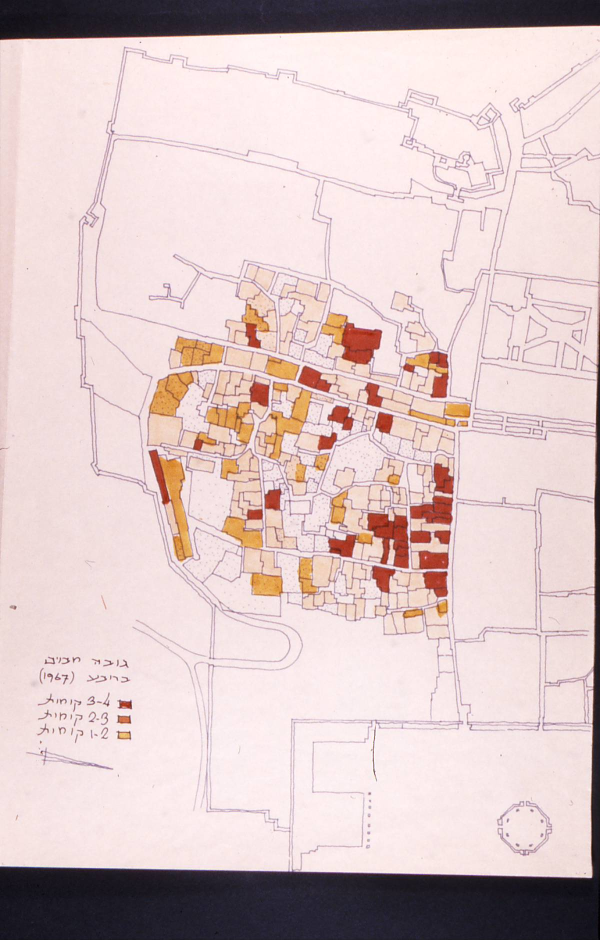
#> input picture scans/Jewish Quarter Jerusalem0013.JPG, 1200 x 1879 px (shown at 1/2 size); its folder holds 4 pictures in this run; the run also reads 1 picture not shown here
$ python separate.py
#> lines starting #> are read from the running program, lines starting #| are printed output that depends on the picture; after the words box and inside, x2 and y2 are one past the last pixel; in counts of white or black regions, pixels touching at a corner belong together
import cv2, numpy as np
import os
SRC=os.path.join(os.path.dirname(os.path.dirname(os.path.abspath(__file__))),"scans")
def load(num): return cv2.cvtColor(cv2.imread(f"{SRC}/Jewish Quarter Jerusalem{num}.JPG"),cv2.COLOR_BGR2RGB)
def paper_mask(rgb):
    g=rgb.mean(2); m=(g>60).astype(np.uint8)
    n,lab,st,_=cv2.connectedComponentsWithStats(m); i=1+np.argmax(st[1:,cv2.CC_STAT_AREA])
    m=(lab==i).astype(np.uint8)
    # fill holes (solid dark marker blocks are darker than the slide border threshold)
    inv=(1-m).astype(np.uint8); n2,lab2,st2,_=cv2.connectedComponentsWithStats(inv)
    h,w=m.shape
    for j in range(1,n2):
        x,y,ww,hh=st2[j,cv2.CC_STAT_LEFT],st2[j,cv2.CC_STAT_TOP],st2[j,cv2.CC_STAT_WIDTH],st2[j,cv2.CC_STAT_HEIGHT]
        if x>0 and y>0 and x+ww<w and y+hh<h: m[lab2==j]=1      # component not touching the image border = hole
    return cv2.erode(m,np.ones((9,9),np.uint8)).astype(bool)
def illumination(rgb,pm):
    f=rgb.astype(np.float32); hsv=cv2.cvtColor(rgb,cv2.COLOR_RGB2HSV)
    paperish=pm&(hsv[...,1]<40)&(hsv[...,2]>140); out=np.zeros_like(f)
    for c in range(3):
        ch=f[...,c].copy(); ch[~paperish]=np.nan
        small=cv2.resize(ch,(60,int(60*ch.shape[0]/ch.shape[1])),interpolation=cv2.INTER_AREA)
        small[np.isnan(small)]=np.nanmedian(small)
        for _ in range(3): small=cv2.blur(small,(9,9))
        out[...,c]=cv2.resize(small,(ch.shape[1],ch.shape[0]),interpolation=cv2.INTER_CUBIC)
    return out
DEBUG={}
def hexrgb(h): return np.array([int(h[i:i+2],16) for i in (1,3,5)],np.float32)/255
def feats(h,s,v):
    hr=np.radians(h); return np.stack([np.cos(hr)*1.4,np.sin(hr)*1.4,v*1.2,s*0.5],-1)
def kmeans(F,C,C0=None,drift=None,iters=12,minfrac=0.003):
    for _ in range(iters):
        lab=np.argmin(((F[:,None,:]-C[None,:,:])**2).sum(2),1)
        for i in range(len(C)):
            m=lab==i
            if m.sum()>minfrac*len(lab):
                nc=F[m].mean(0)
                if drift is None or np.linalg.norm(nc-C0[i])<drift: C[i]=nc
    return C,lab
# [12 lines left out: function meanshift, not called in this run]
def separate(num, classes, legend_box=None, ink_thr=0.12, fill_base_handicap=0.5, wash_sat=0.10, thick_k=5, fill_k=15, thin_sat=0.35, seed_drift=0.60, smooth_k=9, line_base_handicap=0.35, min_area_fill=80, min_area_line=40, thick_from_dark=None):
    """classes: list of (name, hex, kind) kind in {'fill','line'}.  Returns (layers dict, fitted colours)."""
    rgb=load(num); pm=paper_mask(rgb); P=illumination(rgb,pm)
    N=np.clip(rgb.astype(np.float32)/np.maximum(P,1),0,1)
    lum=0.299*N[...,0]+0.587*N[...,1]+0.114*N[...,2]
    hsv=cv2.cvtColor((N*255).astype(np.uint8),cv2.COLOR_RGB2HSV).astype(np.float32)
    H=hsv[...,0]*2; S=hsv[...,1]/255; V=hsv[...,2]/255
    density=np.clip((1-lum)*1.6+S*0.6,0,1); density[~pm]=0
    ink=density>ink_thr; ink8=ink.astype(np.uint8)
    src8=ink8 if thick_from_dark is None else (ink&(V<thick_from_dark)).astype(np.uint8)   # width measured on solid-dark strokes only
    thick=cv2.morphologyEx(src8,cv2.MORPH_OPEN,np.ones((thick_k,thick_k),np.uint8)).astype(bool)
    fillish=cv2.morphologyEx(src8,cv2.MORPH_OPEN,np.ones((fill_k,fill_k),np.uint8)).astype(bool)
    thin=ink&~thick; lineish=thick&~fillish
    F=feats(H,S,V)
    # linework colours (he used more than one pen): 3 clusters of the thin strokes
    tv=thin&(V<0.85); ty,tx=np.nonzero(tv); ti=np.random.default_rng(1).choice(len(ty),min(40000,len(ty)),replace=False); Ft=F[ty[ti],tx[ti]]
    Cb=Ft[np.random.default_rng(2).choice(len(Ft),3,replace=False)].copy(); Cb,lb=kmeans(Ft,Cb,iters=15)
    Cb=Cb[np.array([(lb==i).sum() for i in range(3)])>0.05*len(lb)]
    bhues=np.degrees(np.arctan2(Cb[:,1],Cb[:,0]))%360
    names=[c[0] for c in classes]; kinds=[c[2] for c in classes]
    cols=np.array([hexrgb(c[1]) for c in classes]); chsv=cv2.cvtColor((cols[None]*255).astype(np.uint8),cv2.COLOR_RGB2HSV)[0].astype(np.float32)
    C=feats(chsv[:,0]*2,chsv[:,1]/255,chsv[:,2]/255); C0=C.copy()
    wash=thick&(S<wash_sat); cand=thick&~wash
    fill_ids=[i for i,k in enumerate(kinds) if k=='fill']; line_ids=[i for i,k in enumerate(kinds) if k=='line']
    both=bool(fill_ids) and bool(line_ids)
    lab=np.full(ink.shape,-1,np.int32)
    def classify(mask, ids, refine, base_handicap=1.0, penal=None, refine_ids=None):
        if not mask.any() or not ids: return
        rid=refine_ids if refine_ids is not None else ids
        if refine and rid:
            core=cv2.erode(mask.astype(np.uint8),np.ones((7,7),np.uint8)).astype(bool)
            if core.sum()<2000: core=mask
            ys,xs=np.nonzero(core); idx=np.random.default_rng(0).choice(len(ys),min(80000,len(ys)),replace=False)
            Fc=F[ys[idx],xs[idx]]
            # refine only the classes of this kind, but let the others (fixed) keep their share of pixels
            allC=C[ids].copy(); fixed=[i for i,g in enumerate(ids) if g not in rid]
            for _ in range(20):
                l=np.argmin(((Fc[:,None,:]-allC[None,:,:])**2).sum(2),1)
                for j,g in enumerate(ids):
                    if j in fixed: continue
                    m=l==j
                    if m.sum()>0.003*len(l):
                        nc=Fc[m].mean(0)
                        if np.linalg.norm(nc-C0[g])<seed_drift: allC[j]=nc
            for j,g in enumerate(ids):
                if j not in fixed: C[g]=allC[j]
        sub=C[ids]
        Fm=F[mask]; dc=((Fm[:,None,:]-sub[None,:,:])**2).sum(2)
        if penal is not None: dc=dc*np.array(penal)[None,:]
        db=((Fm[:,None,:]-Cb[None,:,:])**2).sum(2).min(1)
        l=np.array(ids)[np.argmin(dc,1)]; l=np.where(db<base_handicap*dc.min(1),-1,l); lab[mask]=l
    if both:
        # wide structures: fill classes preferred, line classes allowed with a penalty (very thick dashes / outlines)
        classify(cand&fillish, fill_ids+line_ids, True, base_handicap=fill_base_handicap, penal=[1.0]*len(fill_ids)+[1.8]*len(line_ids), refine_ids=fill_ids)
        # narrow structures: line classes preferred, fill classes allowed with a penalty (small parcels)
        classify(cand&lineish, line_ids+fill_ids, True, base_handicap=line_base_handicap, penal=[1.0]*len(line_ids)+[1.8]*len(fill_ids), refine_ids=line_ids)
    else:
        classify(cand, list(range(len(classes))), True, base_handicap=fill_base_handicap)
    # majority vote among fill-ish pixels: rims where marker overlaps ink take their parcel's class
    for reg,K in ((cand&fillish,int(smooth_k)),(cand&~fillish,max(3,int(smooth_k)-2))):
        if K>1 and reg.any():
            votes=np.stack([cv2.boxFilter(((lab==i)&reg).astype(np.float32),-1,(K,K),normalize=False) for i in range(-1,len(classes))],-1)
            maj=np.argmax(votes,axis=2)-1; lab=np.where(reg,maj,lab)
    # thin strokes: base unless clearly a marker colour far from every linework hue
    hd=np.min(np.abs(((H[...,None]-bhues[None,None,:])+180)%360-180),axis=2)
    tc=thin&(S>thin_sat)&(hd>50)
    if tc.any():
        ids=line_ids if both else list(range(len(classes)))
        if ids:
            d=((F[tc][:,None,:]-C[ids][None,:,:])**2).sum(2); lab[tc]=np.array(ids)[np.argmin(d,1)]
    DEBUG.update(dict(ink=ink,thick=thick,fillish=fillish,thin=thin,wash=wash,cand=cand,lab=lab.copy(),C=C.copy(),Cb=Cb.copy(),H=H,S=S,V=V,names=names))
    a=(density*255).astype(np.uint8); keep=np.ones(ink.shape,bool)
    if legend_box is not None: x0,y0,x1,y1=legend_box; keep[y0:y1,x0:x1]=False
    out={}
    for i,nm in enumerate(names):
        m=(lab==i)&keep; m=cv2.morphologyEx(m.astype(np.uint8),cv2.MORPH_OPEN,np.ones((2,2),np.uint8))
        n,cc,st,_=cv2.connectedComponentsWithStats(m,connectivity=8); minA=min_area_fill if kinds[i]=='fill' else min_area_line
        small=np.nonzero(st[:,cv2.CC_STAT_AREA]<minA)[0]; m=m.astype(bool)&~np.isin(cc,small)
        layer=np.zeros((*rgb.shape[:2],4),np.uint8); layer[...,:3]=rgb; layer[...,3]=np.where(m,a,0); out[nm]=layer
    m=ink&(lab<0)&keep; layer=np.zeros((*rgb.shape[:2],4),np.uint8); layer[...,:3]=rgb; layer[...,3]=np.where(m,a,0); out['base']=layer
    tone=np.median(P[pm].reshape(-1,3),0)
    scan=np.zeros((*rgb.shape[:2],4),np.uint8); scan[...,:3]=np.clip(N*tone,0,255).astype(np.uint8); scan[...,3]=np.where(pm,255,0); out['scan']=scan
    fitted={}
    for i,nm in enumerate(names):
        h=np.degrees(np.arctan2(C[i,1],C[i,0]))%360; v=np.clip(C[i,2]/1.2,0,1); s=np.clip(C[i,3]/0.5,0,1)
        r=cv2.cvtColor(np.uint8([[[h/2,s*255,v*255]]]),cv2.COLOR_HSV2RGB)[0,0]; fitted[nm]='#%02x%02x%02x'%tuple(int(x) for x in r)
    return out, fitted
def contact(out,path,cols=4,w=400):
    tiles=[]
    for k,v in out.items():
        im=np.full((*v.shape[:2],3),255,np.uint8); al=v[...,3:4]/255.0
        im=(v[...,:3]*al+im*(1-al)).astype(np.uint8); im=cv2.resize(im,(w,int(w*im.shape[0]/im.shape[1])))
        cv2.putText(im,k,(10,30),cv2.FONT_HERSHEY_SIMPLEX,1,(0,0,0),2); tiles.append(im)
    rows=[np.hstack(tiles[i:i+cols]) for i in range(0,len(tiles),cols)]
    W=max(r.shape[1] for r in rows); rows=[np.pad(r,((0,0),(0,W-r.shape[1]),(0,0)),constant_values=255) for r in rows]
    cv2.imwrite(path,cv2.cvtColor(np.vstack(rows),cv2.COLOR_RGB2BGR))
if __name__=='__main__':
    out,f=separate("0013",[("h34","#aa3d26","fill"),("h23","#cc6d45","fill"),("h12","#e9bc6f","fill")]); print(f); contact(out,'sep_0013.png',cols=5,w=320)
#> in paper_mask, `m = (g > 60).astype(np.uint8)`:
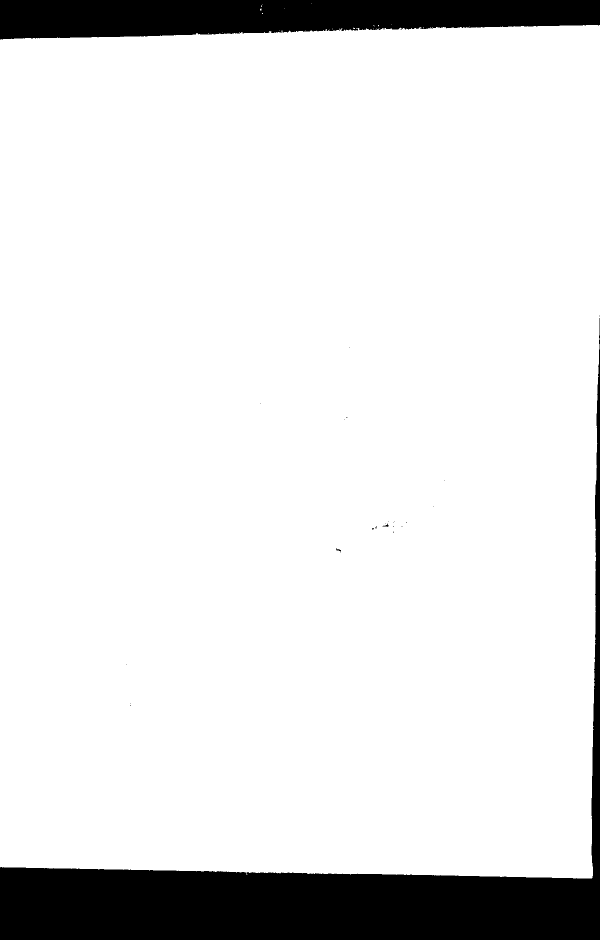
#> m: shape (1879, 1200) (shown at 1/2 size); values 0 (black) and 1 (white), 89% white; 24 black regions (20 under 20 px), largest, box (x1, y1, x2, y2) and area: (0, 636, 1200, 1879) 170703, (0, 0, 1200, 79) 76269, (765, 1047, 777, 1054) 31, (672, 1097, 682, 1105) 29
#> in paper_mask, `n, lab, st, _ = cv2.connectedComponentsWithStats(m)`:
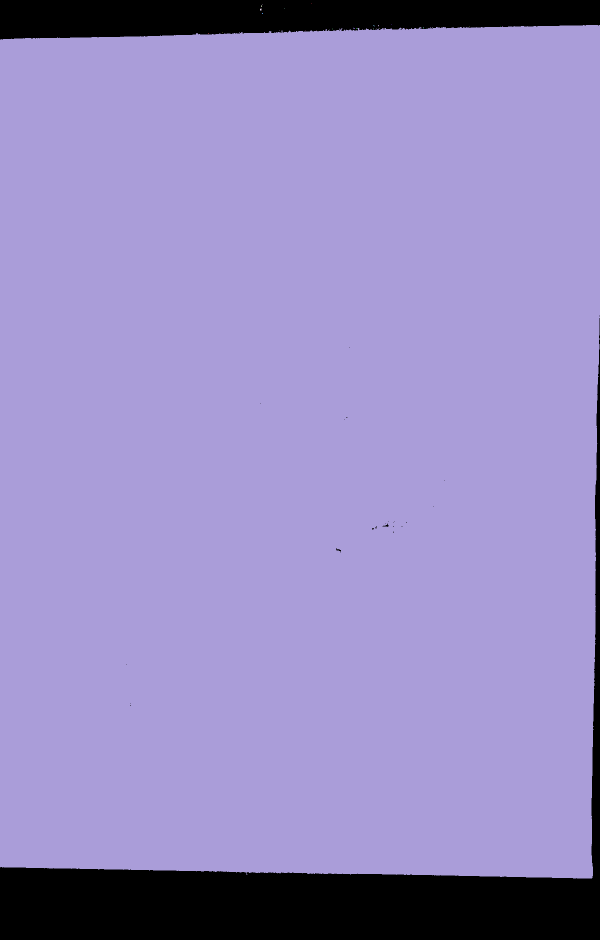
#> lab: shape (1879, 1200) int32 (shown at 1/2 size); 28 distinct labels, from 0 to 27; one colour per label, 0 black
#> in paper_mask, `n, lab, st, _ = cv2.connectedComponentsWithStats(m)`: n = 28; st = 28 rows, first 6: [0, 0, 1200, 1879, 247078], [622, 7, 1, 1, 1], [525, 8, 1, 1, 1], [522, 11, 2, 3, 5], [520, 17, 3, 4, 11], [568, 16, 1, 1, 1]
#> in paper_mask, `i = 1 + np.argmax(st[1:, cv2.CC_STAT_AREA])`: i = 10
#> in paper_mask, `n2, lab2, st2, _ = cv2.connectedComponentsWithStats(inv)`:
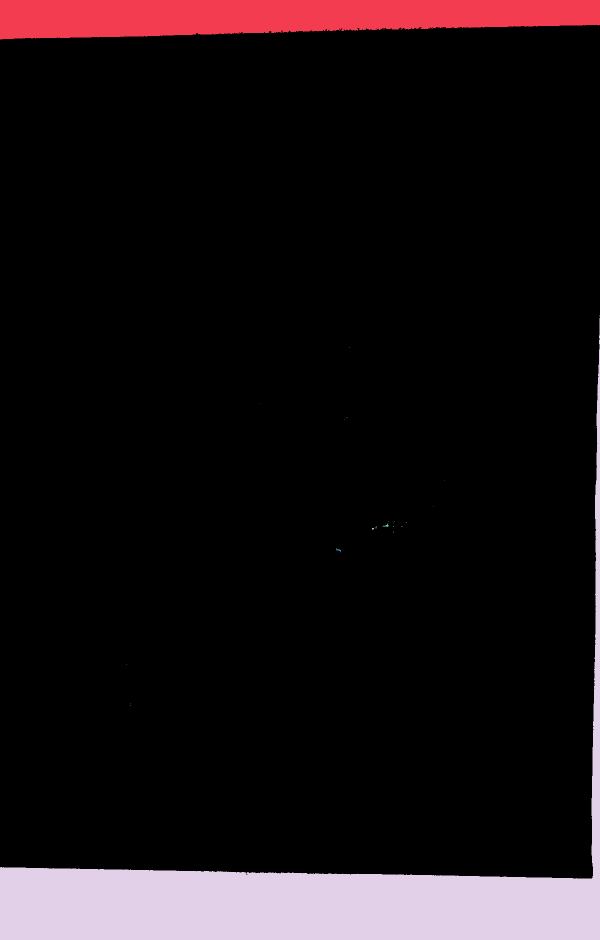
#> lab2: shape (1879, 1200) int32 (shown at 1/2 size); 25 distinct labels, from 0 to 24; one colour per label, 0 black
#> in paper_mask, `n2, lab2, st2, _ = cv2.connectedComponentsWithStats(inv)`: n2 = 25; st2 = 25 rows, first 6: [0, 50, 1200, 1707, 2007658], [0, 0, 1200, 79, 76333], [857, 57, 2, 1, 2], [1199, 631, 1, 2, 2], [0, 636, 1200, 1243, 170703], [698, 694, 1, 1, 1]
#> the loop in paper_mask, `for j in range(1,n2):` made 24 passes
#> (x, y, ww, hh) on passes 1 to 8: (0, 0, 1200, 79), (857, 57, 2, 1), (1199, 631, 1, 2), (0, 636, 1200, 1243), (698, 694, 1, 1), (520, 807, 1, 1), (693, 834, 2, 2), (688, 839, 1, 1)
#> after the loop in illumination, `for c in range(3):`:
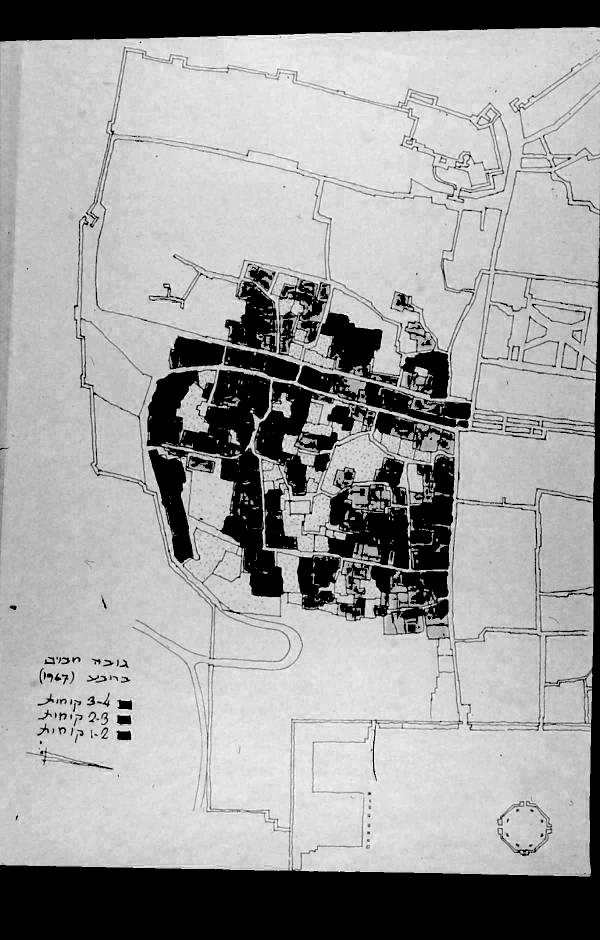
#> ch: shape (1879, 1200) float32 (shown at 1/2 size); 20.57% of the values are NaN or infinite; the others: min 121, max 255, mean 226.5; drawn with min black, max white, NaN and infinite black
#> in separate, `Cb = Ft[np.random.default_rng(2).choice(len(Ft), 3, replace=False)].co`: Cb = [[0.614, -1.26, 0.894, 0.0392], [1.07, -0.9, 1.02, 0.0275], [0.569, -1.28, 0.805, 0.0294]]
#> after the loop in kmeans, `for _ in range(iters):`: C = [[0.99, -0.959, 0.936, 0.0304], [1.33, -0.219, 0.918, 0.0373], [0.258, -1.33, 0.954, 0.0294]]
#> in separate, `Cb, lb = kmeans(Ft, Cb, iters=15)`: Cb has the same summary as C in kmeans
#> in separate, `bhues=np.degrees(np.arctan2(Cb[:,1],Cb[:,0]))%360`: bhues = [315.9, 350.6, 281]
#> after the loop in classify, `for _ in range(20):`: allC = [[1.38, 0.219, 0.825, 0.341], [1.24, 0.642, 1.01, 0.202], [1.11, 0.852, 1.12, 0.228]]
#> after the loop in classify, `for j,g in enumerate(ids):`: C has the same summary as allC
#> in classify, `sub=C[ids]`: sub has the same summary as allC
#> the loop in separate, `for reg,K in ((cand&fillish,int(smooth_k)),(cand&~fillish,max(3,int(sm..` made 2 passes
#> K on passes 1 to 2: 9, 7
#> pass 1, in separate, `maj = np.argmax(votes, axis=2) - 1`:
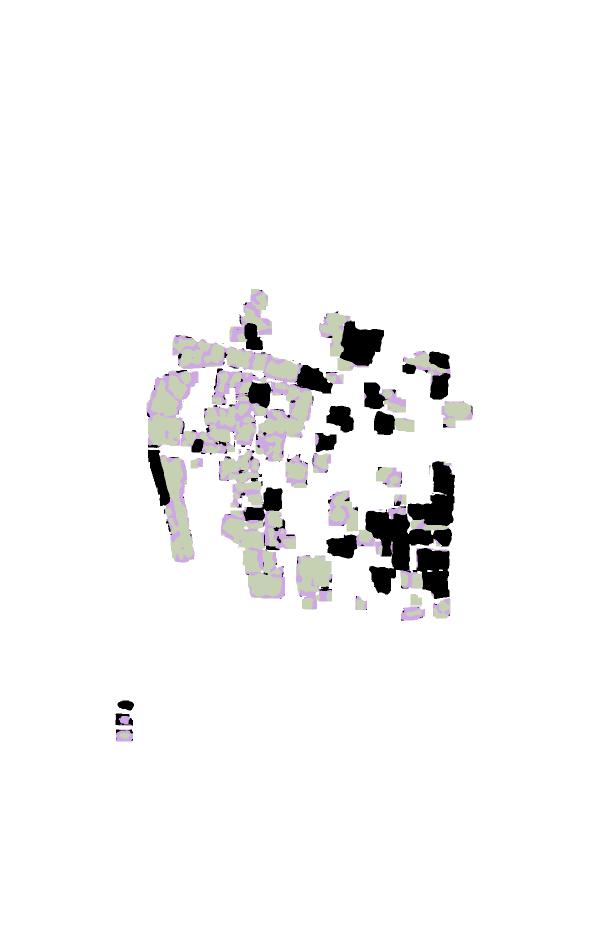
#> maj: shape (1879, 1200) int64 (shown at 1/2 size); 4 distinct labels, from -1 to 2; one colour per label, 0 black, -1 white
#> after the loop in separate, `for reg,K in ((cand&fillish,int(smooth_k)),(cand&~fillish,max(3,int(sm..`:
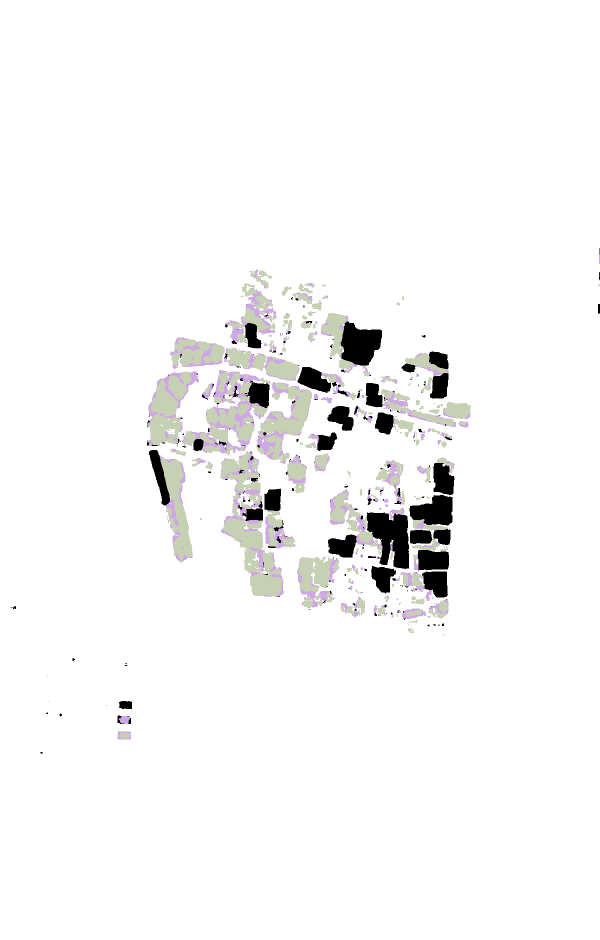
#> lab: shape (1879, 1200) int64 (shown at 1/2 size); 4 distinct labels, from -1 to 2; one colour per label, 0 black, -1 white
#> in separate, `tc=thin&(S>thin_sat)&(hd>50)`:
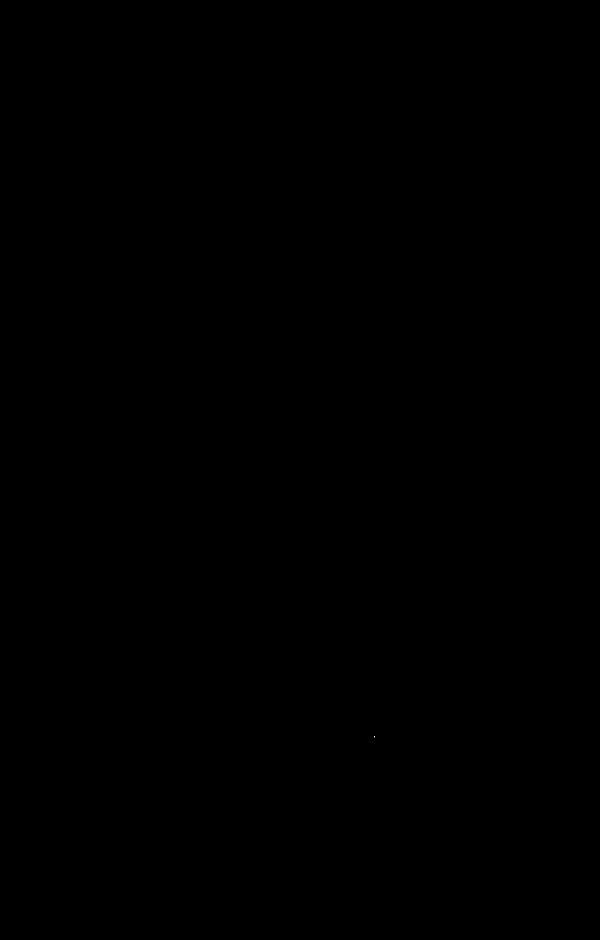
#> tc: shape (1879, 1200) bool (shown at 1/2 size); 0% white in thin lines or dots, all inside (x1, y1, x2, y2) = (749, 1472, 750, 1475)
#> in separate, `d = ((F[tc][:, None, :] - C[ids][None, :, :]) ** 2).sum(2)`: d = [[0.792, 0.452, 0.477], [0.903, 0.464, 0.428], [0.794, 0.363, 0.338]]
#> the loop in separate, `for i,nm in enumerate(names):` made 3 passes
#> n on passes 1 to 3: 170, 394, 217
#> after the loop in separate, `for i,nm in enumerate(names):`: out = 3 items
#> in separate, `tone=np.median(P[pm].reshape(-1,3),0)`: tone = [246.3, 228.1, 228.8]
#> the loop in separate, `for i,nm in enumerate(names):` made 3 passes
#> (h, v, s, r) on passes 1 to 3: (9, 0.688, 0.683, [175, 72, 56]), (27.4, 0.844, 0.403, [215, 166, 129]), (37.56, 0.937, 0.456, [238, 195, 130])
#> after the loop in separate, `for i,nm in enumerate(names):`: fitted = {'h34': '#af4838', 'h23': '#d7a681', 'h12': '#eec382'}
#> after `out, f = separate('0013', [('h34', '#aa3d26', 'fill'), ('h23', '#cc6d4`: out = 5 items; f has the same summary as fitted in separate
#> in contact, `rows=[np.hstack(tiles[i:i+cols]) for i in range(0,len(tiles),cols)]`: rows = 1 item
#> in contact, `W = max((r.shape[1] for r in rows))`: W = 1600
    out,f=separate("0015",[("jewish","#353668","fill"),("waqf","#b73f24","fill"),("family_waqf","#d6723e","fill"),("muslim_private","#efbd6a","fill"),("church","#5a3f8a","line"),("municipal","#4f6570","fill")]); print(f); contact(out,'sep_0015.png',cols=5,w=320)
#> in paper_mask (call 2), `n, lab, st, _ = cv2.connectedComponentsWithStats(m)`: n = 587; st = 587 rows, first 6: [0, 0, 1200, 1843, 273527], [506, 0, 3, 2, 5], [520, 0, 1, 1, 1], [528, 0, 12, 23, 90], [547, 0, 1, 2, 2], [600, 0, 9, 2, 16]
#> in paper_mask (call 2), `n2, lab2, st2, _ = cv2.connectedComponentsWithStats(inv)`: n2 = 680; st2 = 680 rows, first 6: [0, 13, 1200, 1703, 1934484], [0, 0, 1200, 1589, 61156], [765, 24, 1, 2, 2], [670, 27, 2, 4, 7], [716, 27, 1, 3, 3], [752, 26, 1, 1, 1]
#> the loop in paper_mask (call 2), `for j in range(1,n2):` made 679 passes
#> (x, y, ww, hh) on passes 1 to 3: (0, 0, 1200, 1589), (765, 24, 1, 2), (670, 27, 2, 4)
#> the loop in separate (call 2), `for reg,K in ((cand&fillish,int(smooth_k)),(cand&~fillish,max(3,int(sm..` made 2 passes
#> the loop in separate (call 2), `for i,nm in enumerate(names):` made 6 passes
#> n on passes 1 to 5: 65, 74, 396, 283, 151
#> the loop in separate (call 2), `for i,nm in enumerate(names):` made 6 passes
#> (h, v, s, r) on passes 1 to 6: (233.7, 0.443, 0.601, [45, 54, 112]), (5.62, 0.692, 0.623, [176, 74, 67]), (32.28, 0.875, 0.371, [223, 185, 141]), (41.77, 0.95, 0.514, [242, 201, 118]), (258.2, 0.487, 0.426, [87, 71, 124]), (201, 0.459, 0.324, [79, 104, 117])
#> after `out, f = separate('0015', [('jewish', '#353668', 'fill'), ('waqf', '#b`: out = 8 items; f = {'jewish': '#2d3670', 'waqf': '#b04a43', 'family_waqf': '#dfb98d', 'muslim_private': '#f2c976', 'church': '#57477c', 'municipal': '#4f6875'}
